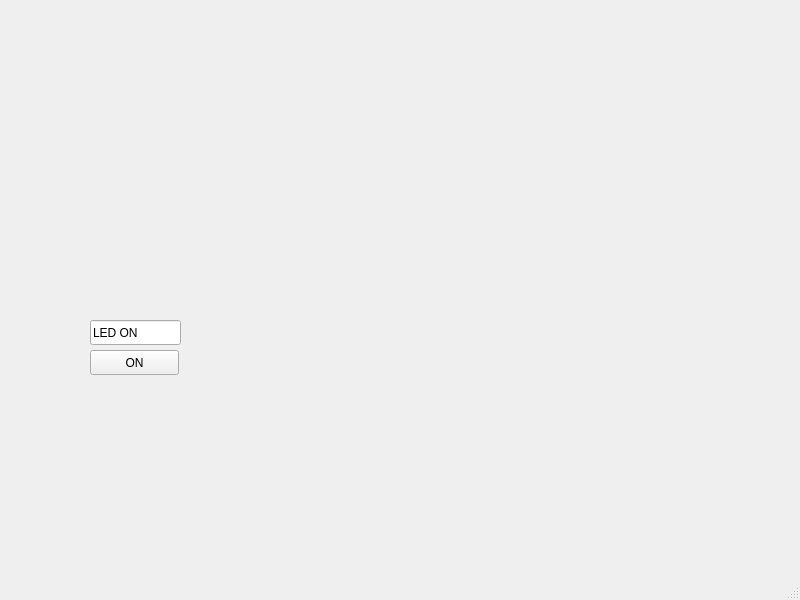
<?xml version="1.0" encoding="UTF-8"?>
<ui version="4.0">
 <class>MainWindow</class>
 <widget class="QMainWindow" name="MainWindow">
  <property name="geometry">
   <rect>
    <x>0</x>
    <y>0</y>
    <width>800</width>
    <height>600</height>
   </rect>
  </property>
  <property name="windowTitle">
   <string>MainWindow</string>
  </property>
  <widget class="QWidget" name="centralwidget">
   <widget class="QPushButton" name="pushButton">
    <property name="geometry">
     <rect>
      <x>90</x>
      <y>350</y>
      <width>89</width>
      <height>25</height>
     </rect>
    </property>
    <property name="text">
     <string>ON</string>
    </property>
   </widget>
   <widget class="QLineEdit" name="lineEdit">
    <property name="geometry">
     <rect>
      <x>90</x>
      <y>320</y>
      <width>91</width>
      <height>25</height>
     </rect>
    </property>
    <property name="text">
     <string>LED ON</string>
    </property>
   </widget>
  </widget>
  <widget class="QMenuBar" name="menubar">
   <property name="geometry">
    <rect>
     <x>0</x>
     <y>0</y>
     <width>800</width>
     <height>22</height>
    </rect>
   </property>
  </widget>
  <widget class="QStatusBar" name="statusbar"/>
 </widget>
 <resources/>
 <connections/>
</ui>
